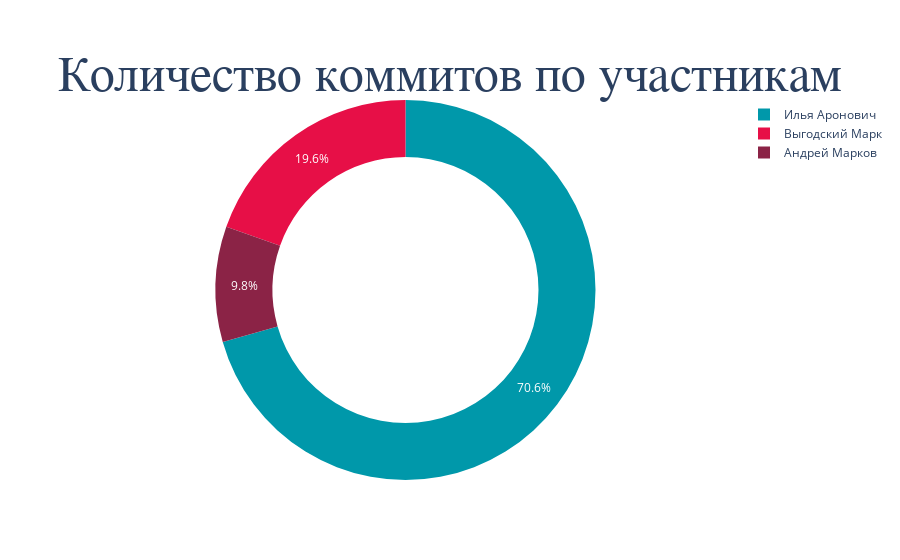

The code cell stored with this chart in its notebook:
### Code cell
df_commits = pd.read_csv('commits.csv')
df_commits['colors'] = ([i for i in range(len(guap_colors))] * ceil(df_commits.shape[0]/len(guap_colors)))[:df_commits.shape[0]]
strip_style = {'data_frame': df_commits,
            'x': 'commits',
            'labels': {'project_name':'Название проекта', 'commits': 'Количество коммитов'},
            'title': "Количество коммитов по проектам",
            'hover_data': {'project_name': True,
                           'commits': True,
                           'colors': False},
            'color': 'colors',
            'stripmode': 'overlay',
            'color_discrete_sequence': guap_colors}
fig_commits = px.strip(**strip_style)
fig_commits.update_layout(title = title_style)
fig_commits.update(layout_showlegend=False)

df_status = pd.read_csv('status.csv')
bar_status_style = {'data_frame': df_status,
            'x': 'status',
            'labels': {'count': 'Количество проектов', 'status': 'Статус проекта'},
            'title': "Статусы проектов"}
fig_status = px.bar(**bar_status_style)
fig_status.update_layout(title = title_style)

df_grades = pd.read_csv('grade.csv')
bar_grades_style = {'data_frame': df_grades,
            'x': 'grade',
            'labels': {'count': 'Количество проектов', 'grade': 'Оценка проекта'},
            'title': "Оценки проектов"}
fig_grades = px.bar(**bar_grades_style)
fig_grades.update_layout(title = title_style)

df_commits_user = pd.read_csv('commits_user.csv')
pie_style = {'data_frame': df_commits_user,
            'labels': {'commits': 'Коммитов', 'name': 'Имя'},
            'values': 'commits',
            'names': 'name',
            'hole': .7, 
            'color_discrete_sequence': sample(guap_colors, df_commits_user.shape[0]),
            'title': "Количество коммитов по участникам"}
fig_commits_user = px.pie(**pie_style)
fig_commits_user.update_layout(title = title_style)

### Figure 1 — Plotly figure (JSON) as saved in the notebook; plotly's stock layout.template omitted (floating-point values rounded to 4 significant figures)
{"data": [{"domain": {"x": [0, 1], "y": [0, 1]}, "hole": 0.7, "hovertemplate": "Имя=%{label}<br>Коммитов=%{value}<extra></extra>", "labels": ["Андрей Марков", "Илья Аронович", "Выгодский Марк"], "legendgroup": "", "name": "", "showlegend": true, "type": "pie", "values": [5, 36, 10]}], "layout": {"legend": {"tracegroupgap": 0}, "piecolorway": ["rgb(0, 152, 170)", "rgb(231, 15, 71)", "rgb(139, 35, 70)"], "title": {"font": {"family": "Roboto FLEX", "size": 50}, "text": "Количество коммитов по участникам", "x": 0.5, "xanchor": "center", "y": 0.9, "yanchor": "top"}}}
